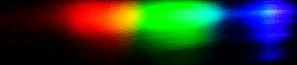
#> input picture wat.jpg, 297 x 65 px
$ python test,py.py   (Python 2 division)   (older library calls are emulated)
#> lines starting #> are read from the running program, lines starting #| are printed output that depends on the picture

from scipy.misc import imread
from PIL import Image
import matplotlib.pyplot as plt
import numpy as np
import colorsys

# [29 lines left out: functions convert2HSL, convert2H, convert2S, not called in this run]

def convert2L(rgb_val):
	return (rgb_val[0]+rgb_val[2])/2

# [20 lines left out: functions findMin, findMAxIndex, not called in this run]

#img = Image.open('capture.png')
#img.show()

im = imread("wat.jpg",mode='RGB')
#> im is the input picture: shape (65, 297, 3); mean R, G, B 40.5, 52.5, 40.7

print "Rows: %s \nColumns: %s" %(len(im), len(im[2]))
#| Rows: 65
#| Columns: 297

dataArray = []
redArray = []
greenArray = []
blueArray = []

# Create x Array
# Here 389 is the lowest nm and 582 is the heighest nm values for spectrometer
xdata = np.linspace(0,260,len(im[0]))
#> xdata = 297 values from 0 to 260

for x in im[len(im)-1]:
	#print x
	dataArray.append((sum(x[:3]))/3.0)
	redArray.append(x[0])
	greenArray.append(x[1])
	blueArray.append(x[2])
#> this loop made 297 passes
#> x on passes 1 to 3: [0, 0, 0], [0, 0, 0], [0, 0, 0]
#> after the loop, blueArray = 297 values, max 17 at index 262, min 0 at index 0, mean 2.02; dataArray = 297 values, max 8.67 at index 174, min 0 at index 0, mean 2.32; greenArray = 297 values, max 23 at index 174, min 0 at index 0, mean 3.35; redArray = 297 values, max 16 at index 109, min 0 at index 0, mean 1.61

rows = len(im)    # 3 rows in your example
#> rows = 65
cols = len(im[0]) # 2 columns in your example
#> cols = 297

print 'Rows : %s \nColumns : %s' % (rows,cols)
#| Rows : 65
#| Columns : 297

#print dataArray
#print convert2HSL(im)
plt.plot(xdata,dataArray, color='k')
plt.plot(xdata,redArray, color='r', alpha=0.5)
plt.plot(xdata,greenArray, color='g', alpha=0.5)
plt.plot(xdata,blueArray, color='b', alpha=0.5)
plt.legend(loc='best')

plt.ylabel('Intensity %')
plt.xlabel('Intensity level')
plt.grid(True)
plt.ylim((0,255))
plt.savefig('test1.png')
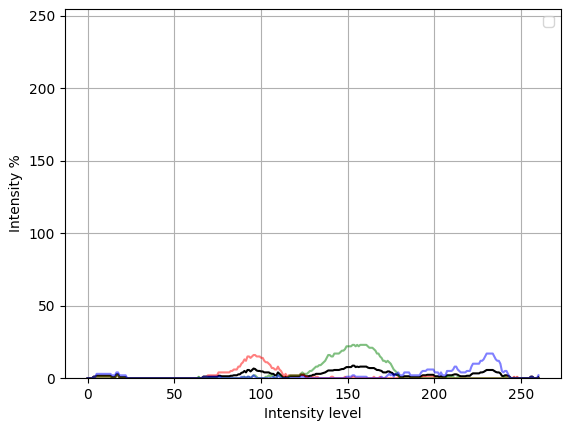
#> figure drawn by matplotlib, 1 panel; curve peaks at x = 152.8, y = 8.67; curve peaks at x = 95.74, y = 16; curve peaks at x = 152.8, y = 23
plt.show()

$ run again, with capture.png saved as wat.jpg
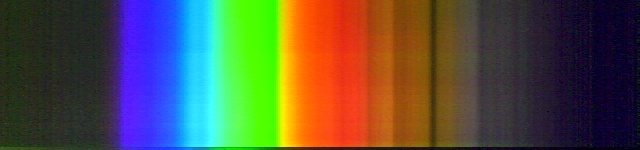
#> input picture capture.png, 640 x 150 px
#> im is the input picture: shape (150, 640, 3); mean R, G, B 86.6, 83.4, 67.6
#| Rows: 150
#| Columns: 640
#> xdata = 640 values from 0 to 260
#> the loop `for x in im[len(im)-1]:` made 640 passes
#> x on passes 1 to 3: [61, 87, 39], [55, 82, 31], [61, 88, 37]
#> after the loop `for x in im[len(im)-1]:`: blueArray = 640 values, max 255 at index 153, min 0 at index 232, mean 52.3; dataArray = 640 values, max 134.7 at index 188, min 3.67 at index 593, mean 45.91; greenArray = 640 values, max 226 at index 228, min 0 at index 565, mean 53.07; redArray = 640 values, max 89 at index 298, min 0 at index 588, mean 32.37
#> rows = 150
#> cols = 640
#| Rows : 150
#| Columns : 640
#> `plt.savefig('test1.png')`:
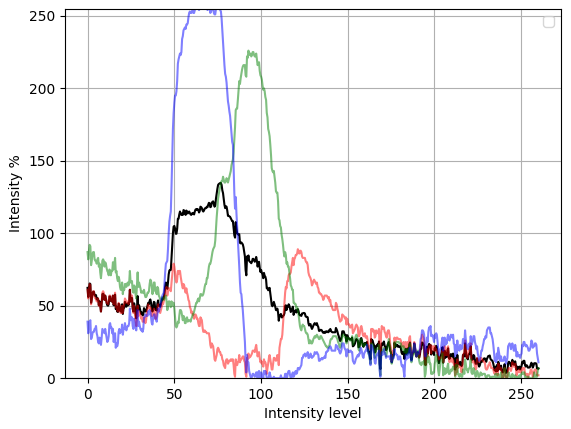
#> figure drawn by matplotlib, 1 panel; curve peaks at x = 76.49, y = 134.7; curve peaks at x = 121.3, y = 89; curve peaks at x = 92.77, y = 226

$ run again, with Det1.jpg copied over wat.jpg
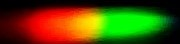
#> input picture Det1.jpg, 180 x 44 px
#> im is the input picture: shape (44, 180, 3); mean R, G, B 82.4, 73.5, 3.2
#| Rows: 44
#| Columns: 180
#> xdata = 180 values from 0 to 260
#> the loop `for x in im[len(im)-1]:` made 180 passes
#> x on passes 1 to 3: [15, 0, 0], [15, 0, 0], [15, 0, 0]
#> after the loop `for x in im[len(im)-1]:`: blueArray = 180 values, max 6 at index 100, min 0 at index 0, mean 0.372; dataArray = 180 values, max 57.67 at index 56, min 0.667 at index 162, mean 23.89; greenArray = 180 values, max 55 at index 114, min 0 at index 0, mean 16.49; redArray = 180 values, max 173 at index 56, min 0 at index 102, mean 54.8
#> rows = 44
#> cols = 180
#| Rows : 44
#| Columns : 180
#> `plt.savefig('test1.png')`:
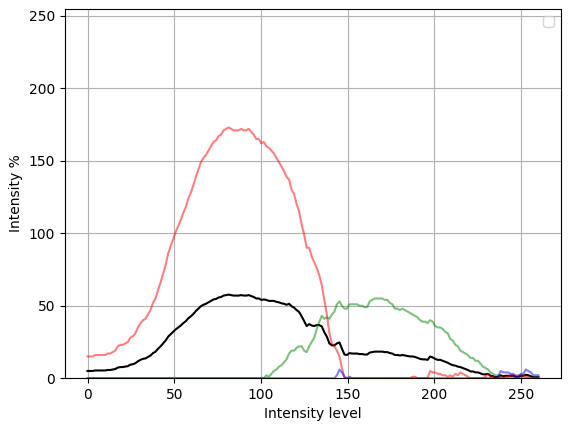
#> figure drawn by matplotlib, 1 panel; curve peaks at x = 81.34, y = 57.67; curve peaks at x = 81.34, y = 173; curve peaks at x = 165.6, y = 55

$ run again, with coc1.jpg copied over wat.jpg
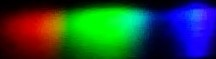
#> input picture coc1.jpg, 216 x 59 px
#> im is the input picture: shape (59, 216, 3); mean R, G, B 34.4, 69.3, 58.4
#| Rows: 59
#| Columns: 216
#> xdata = 216 values from 0 to 260
#> the loop `for x in im[len(im)-1]:` made 216 passes
#> x on passes 1 to 3: [15, 1, 1], [15, 1, 1], [19, 0, 2]
#> after the loop `for x in im[len(im)-1]:`: blueArray = 216 values, max 129 at index 192, min 0 at index 8, mean 19.1; dataArray = 216 values, max 44 at index 194, min 3.33 at index 154, mean 21.06; greenArray = 216 values, max 121 at index 107, min 0 at index 2, mean 30.17; redArray = 216 values, max 68 at index 38, min 0 at index 67, mean 13.93
#> rows = 59
#> cols = 216
#| Rows : 59
#| Columns : 216
#> `plt.savefig('test1.png')`:
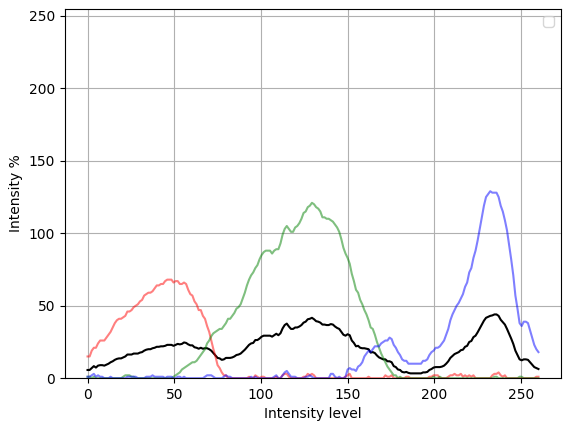
#> figure drawn by matplotlib, 1 panel; curve peaks at x = 234.6, y = 44; curve peaks at x = 45.95, y = 68; curve peaks at x = 129.4, y = 121
